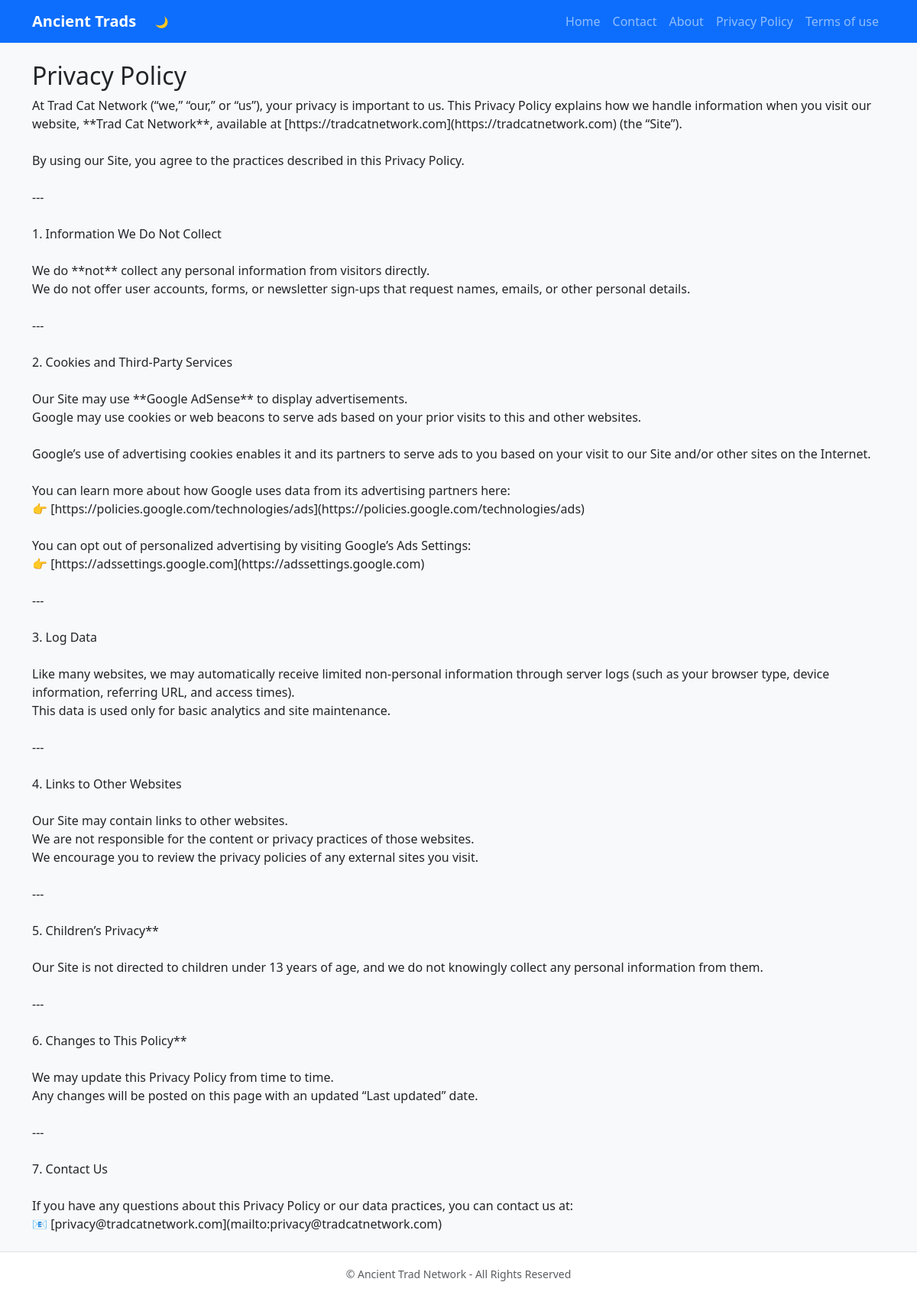
/privacy_policy/, run on the app's committed database.
### blog/models.py (models this page shows, shortened)
class PrivacyPolicy(models.Model):
    title = models.CharField(max_length=200)
    content = models.TextField()
    date_updated = models.DateTimeField(default=timezone.now)

### blog/views.py (the view)
# urls.py: path("privacy_policy/", views.privacy_policy, name="privacy_policy"),
def privacy_policy(request):
    policy = PrivacyPolicy.objects.all()
    return render(request, "blog/privacy_policy.html", {"policy":policy})

### blog/templates/blog/privacy_policy.html (shortened to what this page needs)
{% extends "blog/base.html" %}
{% block content %}
<div>
    {% for data in policy %}
        <h2>{{ data.title }}</h2>
        <p>{{ data.content|linebreaksbr }}</p>
    {% empty %}
        <p>No privacy policy</p>
    {% endfor %}
</div>
{% endblock %}

### data on the page
PrivacyPolicy: title "Privacy Policy", content "At Trad Cat Network (“we,” “our,” or “us”), your privacy is important to us. This Privacy Policy explains how we handle information when you visit our website, **Trad Cat Network**, available at [https://tradcatnetwork.com](https://tradcatnetwork.com) (the “Site”). By using our Site, you agree to the practices described in this Privacy Policy. --- 1. Information We Do Not Collect We do **not** collect any personal information from visitors directly. We do not offer user accounts, forms, or newsletter sign-ups that request names, emails, or other personal details. --- 2. Cookies and Third-Party Services Our Site may use **Google AdSense** to display advertisements. Google may use cookies or…"
